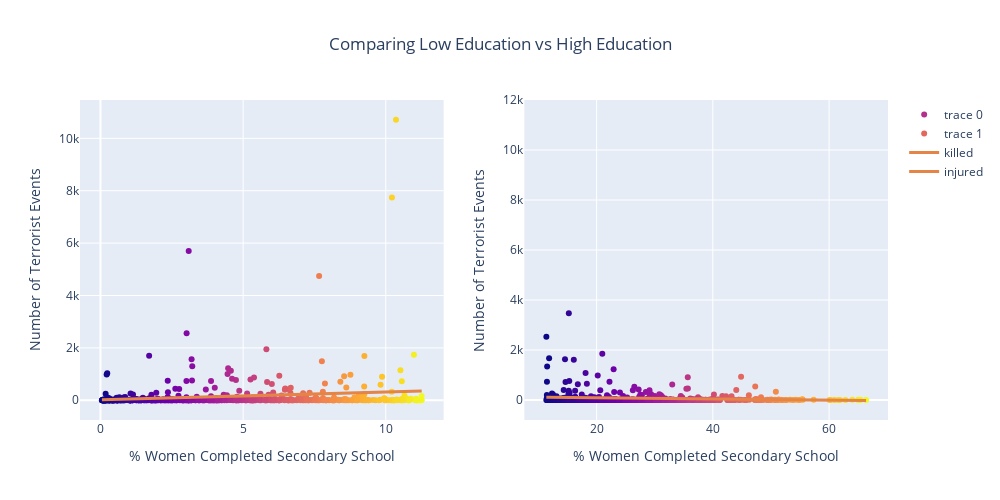

The cell this chart's notebook holds for it:
### Code cell
fig = make_subplots(rows=1, cols=2)

fig.add_trace(
    go.Scatter(x=low_ed.education, y=low_ed.nattacks, mode='markers',
              marker_color=low_ed.education, text=low_ed.education),
    row=1, col=1)

fig.add_trace(
    go.Scatter(x=high_ed.education, y=high_ed.nattacks, mode='markers',
              marker_color=high_ed.education),
    row=1, col=2)

fig.update_layout(
    height=500, width=1000, 
    title_text="Comparing Low Education vs High Education",
    showlegend=True,
    title_x=0.5)


fig.update_xaxes(title_text="% Women Completed Secondary School", row=1, col=1)
fig.update_xaxes(title_text="% Women Completed Secondary School", row=1, col=2)

fig.update_yaxes(title_text="Number of Terrorist Events", row=1, col=1)
fig.update_yaxes(title_text="Number of Terrorist Events", range=[-800, 12000], row=1, col=2)


fig.add_trace(go.Scatter(name='killed', x=X_1, y=low_ed['low_ed_bestfit'], mode='lines',
                        line=dict(color='#E48446' , width=3)), row=1, col=1)
fig.add_trace(go.Scatter(name='injured', x=X_2, y=high_ed['high_ed_bestfit'], mode='lines',
                        line=dict(color='#E48446', width=3)), row=1, col=2)
fig.show()

### Figure 1 — Plotly figure (JSON) as saved in the notebook; plotly's stock layout.template omitted (floating-point values rounded to 4 significant figures; data arrays with more than 128 entries replaced by an {"elided": "..."} marker saying what was removed)
{"data": [{"marker": {"color": {"elided": "567 float values"}}, "mode": "markers", "text": {"elided": "567 float values"}, "type": "scatter", "x": {"elided": "567 float values"}, "xaxis": "x", "y": {"elided": "567 int values"}, "yaxis": "y"}, {"marker": {"color": {"elided": "567 float values"}}, "mode": "markers", "type": "scatter", "x": {"elided": "567 float values"}, "xaxis": "x2", "y": {"elided": "567 int values"}, "yaxis": "y2"}, {"line": {"color": "#E48446", "width": 3}, "mode": "lines", "name": "killed", "type": "scatter", "x": {"elided": "567 float values"}, "xaxis": "x", "y": {"elided": "567 float values"}, "yaxis": "y"}, {"line": {"color": "#E48446", "width": 3}, "mode": "lines", "name": "injured", "type": "scatter", "x": {"elided": "567 float values"}, "xaxis": "x2", "y": {"elided": "567 float values"}, "yaxis": "y2"}], "layout": {"height": 500, "showlegend": true, "title": {"text": "Comparing Low Education vs High Education", "x": 0.5}, "width": 1000, "xaxis": {"anchor": "y", "domain": [0, 0.45], "title": {"text": "% Women Completed Secondary School"}}, "xaxis2": {"anchor": "y2", "domain": [0.55, 1], "title": {"text": "% Women Completed Secondary School"}}, "yaxis": {"anchor": "x", "domain": [0, 1], "title": {"text": "Number of Terrorist Events"}}, "yaxis2": {"anchor": "x2", "domain": [0, 1], "range": [-800, 12000], "title": {"text": "Number of Terrorist Events"}}}}
